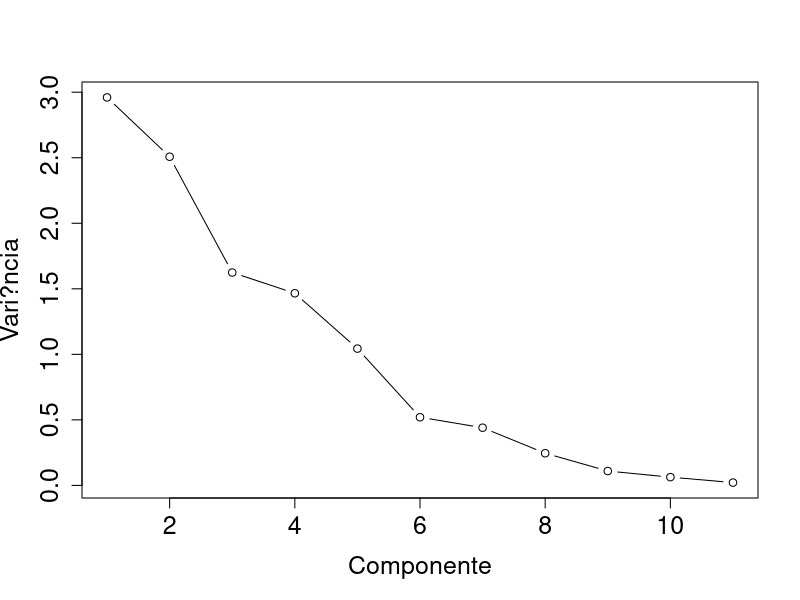
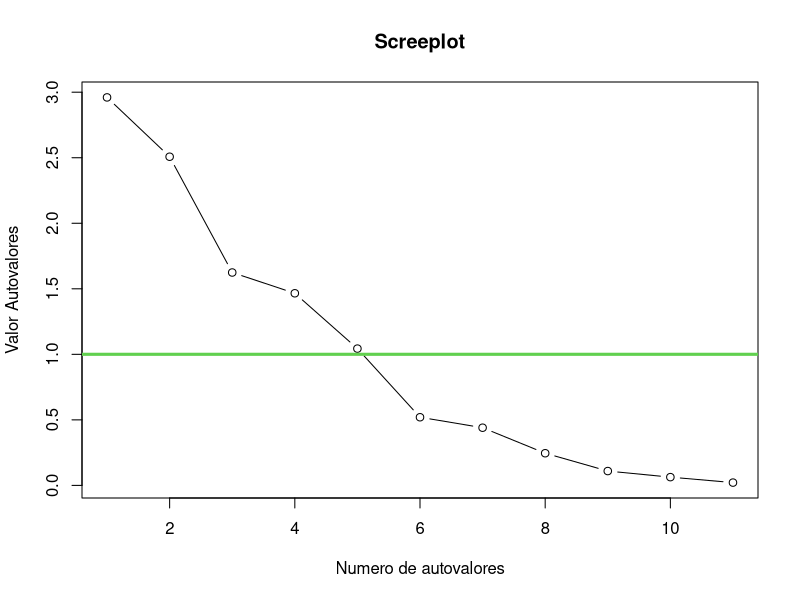

R code for these plots, in order:
## ---- chunk 1
knitr::opts_chunk$set(echo = TRUE)
## ---- chunk 2
dados <-  read.csv2("Dados.csv",header=T)
head(dados)
## ---- chunk 3

########## ANALISE FATORIAL - THAYS MOLINA 
#A AF ? formada por um conjunto de t?cnicas estat?sticas, e possui como
#objetivo reduzir o n?mero de vari?veis iniciais com a menor perda poss?vel de
#informa??o.

base=read.csv2("Dados.csv",header=T)
head(base)

linhas=nrow(base);linhas
colunas=ncol(base);colunas

#########################################################################################
###################### TESTE PARA VERIFICAR SE E POSSIVEL ################################ 
##################### REALIZAR UMA ANALISE FATORIAL #####################################
## ######################################################################################

#Teste de Bartlett
#O teste examina a matrix de corela??o
#interna, e fornece a probabilidade estatistica de que a matrix de correla??es possui correla??es,
#estatisticamente significativas entre pelo menos uma par de variaveis.

###Hipoteses###

# HO: a matriz de correlacao da populacao ? uma matriz identidade #(modelo fatorial e inapropriado)
# H1: a matriz de correlacao da populacaoo nao ? uma matriz identidade



##Estatistica de teste
#Sabendo que:
#linhas= Tamanho da Amostra
#colunas =n?mero de variaveis
#Determinante= determinate da matriz

corr=cor(base);corr
Deter=det(corr);Deter
cat("\n qobservado = ",qobs=-((linhas-1)-(2*colunas+5)/6)*log(abs(Deter)),"qTabelado = ",qchisq(0.95,df=colunas*(colunas-1)/2))


#Como qobservado =  2590.281 > qTabelado =  73.31149 rejeita-se a hipotese nula
# ao nivel de significancia de 5%. 
#Logo o modelo fatorial ? apropriado

#segunda opcao
install.packages("psych")
library(psych)
teste=cortest.bartlett(corr, linhas);teste
#estatistica de teste
teste$chisq #qobs 2590.281

#########################KMO#########################################

#Outro metodo para avaliar a adequacidade da analise fatorial
#O metodo verifica se a matriz de correlacao inversa ? proxima da matriz
#diagonal,consiste em comparar os valores dos coeficientes de correlacao 
#linear observados com os valores dos coeficientes de correla??o parcial.


#matriz de correlacao parcial

##pacote rcmrd
#install.packages("Rcmdr")
#library("Rcmdr")

#funcao para matriz de correlacao parcial

partial.cor <- function (X, ...)
{
  R <- cor(X, ...)
  RI <- solve(R)
  D <- 1/sqrt(diag(RI))
  Rp <- -RI * (D %o% D)
  diag(Rp) <- 0
  rownames(Rp) <- colnames(Rp) <- colnames(X)
  Rp
}
# matriz de correlacao parcial
matcorp <- partial.cor(base); matcorp

## Calculando KMO

idiag <- seq(1, by = colunas + 1, length = colunas)
# somar2 - somatório do quadrado dos elementos da matriz de correlação original fora da diagonal
somar2 <- sum((as.numeric(corr)[-idiag])^2)
cat("\n KMO = ",somar2 / (somar2 + sum((as.numeric(matcorp)[-idiag])^2)))


#####Tomada de decisao
#Os valores do Indice KMO que a analise fatorial ? apropriada varia
#de autor para autor.Para  Hair, Anderson & Tatham (1987) sao valores aceitaveis entre 0,5 a 1,0.
#portanto abaixo de 0.5 indica que a Analise Fatorial ? inaceitavel.
#e quanto mais perto de 1 melhor adequac?o de um ajuste.


# # KMO =  0.5942236 > 0.5,
#portanto a analise fatorial e aceitavel.

#### ###################################################
# #  # EXTRACAO DE FATORES VIA COMPONENTES PRINCIPAIS ##
#### ###################################################

#correlograma

# Calculando o MMA

for (j in 1:colunas) {
  somar2j <- sum(matcorp[j, -j]^2)
  cat("\n MAA", j, "=", somar2j / (somar2j + sum(matcorp[j, -j]^2)))# tem erro 
}

#autovalores e autovetores
aut.valor_vetor=eigen(corr);aut.valor_vetor

#componentes
com_p <- prcomp(base, scale = TRUE)
summary(com_p)

###Usaremos o criterio da porcentagem da var?ncia explicada - esse criterio est?
#fundametado na conquista de um percentual cumulativo da variancia total extra?da
#por fatores sucessivos.O n?mero ? determinado de modo que o conjunto de fatores explique
#uma porcentagem, minima da variabilidade global de modo que se obtenha a signific?ncia dos
#fatores.Pode-se estipular um n?vel de explica??o de pelo menos 70% da variabilidade para
#ter uma explica??o "razo?vel" e de 90% pra obter uma explica??o considerada "otima" do total dos dados.

# O percentual acumulado da variancia, de 1 a 6, 
#representa 92,1% da vari?ncia total dos dados padronizados


#Gr?fico de escarpa para os dados.

plot(1:ncol(base), com_p$sdev^2, type = "b", xlab = "Componente",
     ylab = "Vari?ncia", pch = 21, cex.axis = 1.5, cex.lab = 1.5)

plot(aut.valor_vetor$values, main = "Screeplot", type = "b", ylab = "Valor Autovalores", xlab = "Numero de autovalores", axes = T) 
abline(h=1, col=3, lwd=3)

# As componentes principais sao PC1-PC6 
#A analise fatorial sera baseada em seis fatores, com cargas fatoriais dadas abaixo.

#cargas fatoriais

k <- 6
carfat <- com_p$rotation[, 1:k] %*% diag(com_p$sdev[1:k])
colnames(carfat) <- paste("Fator", 1:k, sep = " ")
carfat

#Com as cargas fatoriais passamos a estimacao das comunalidades e
#das variancias especificas. 

comum <- rowSums(carfat^2)
vespec <- diag(matcorp) - comum
estimat <- cbind(comum, vespec, diag(matcorp))
rownames(estimat) <- colnames(base)
colnames(estimat) <- c("Comunalidade", "Variancia unica", "Vari?ncia")
estimat # estimacao das comunalidades e das variancias especificas

#varimax
carfatr <- varimax(carfat);carfatr



